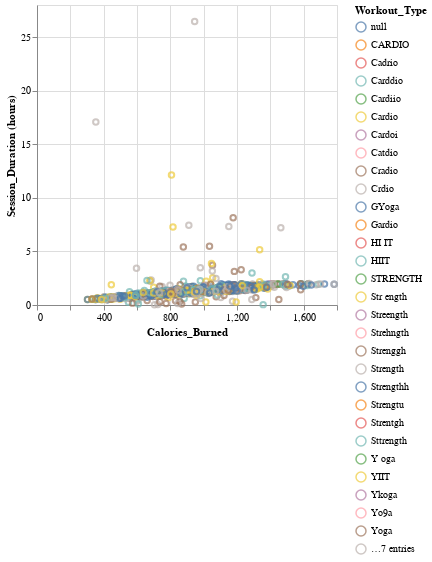

Write notebook code for a chart like this one.
### Code cell
alt.Chart(users).mark_point().encode(
    x="Calories_Burned",
    y="Session_Duration (hours)",
    color="Workout_Type",
    tooltip=["Calories_Burned", "Session_Duration (hours)", "Workout_Type"]
)

### Figure 1 — Vega-Lite specification as saved in the notebook (floating-point values rounded to 4 significant figures; data arrays with more than 128 entries replaced by an {"elided": "..."} marker saying what was removed)
{"config": {"view": {"continuousWidth": 300, "continuousHeight": 300}}, "data": {"name": "data-81d788c5607c71eaa6ecdd66d67cace9"}, "mark": {"type": "point"}, "encoding": {"color": {"field": "Workout_Type", "type": "nominal"}, "tooltip": [{"field": "Calories_Burned", "type": "quantitative"}, {"field": "Session_Duration (hours)", "type": "quantitative"}, {"field": "Workout_Type", "type": "nominal"}], "x": {"field": "Calories_Burned", "type": "quantitative"}, "y": {"field": "Session_Duration (hours)", "type": "quantitative"}}, "$schema": "https://vega.github.io/schema/vega-lite/v5.20.1.json", "datasets": {"data-81d788c5607c71eaa6ecdd66d67cace9": {"elided": "1291 records"}}}
